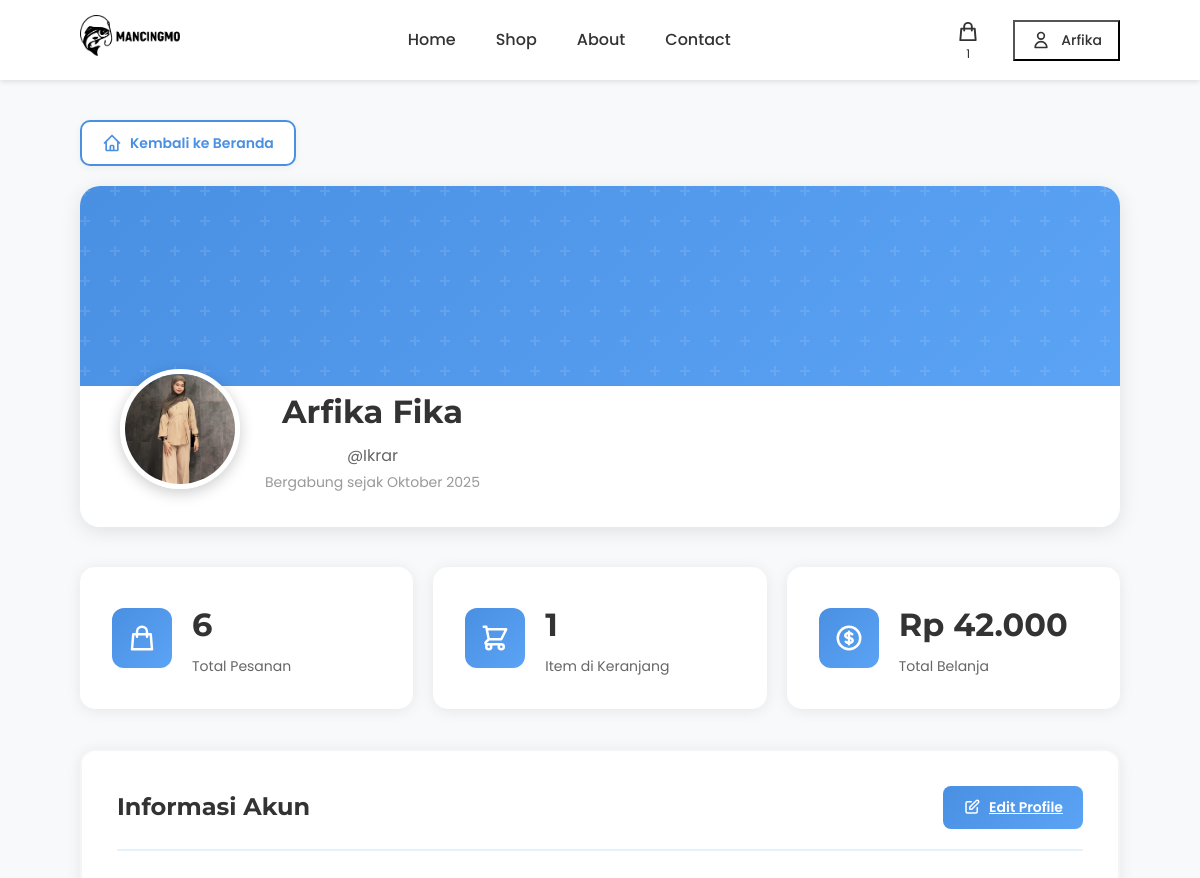
The page /profile/ (signed in, upper part) on the database as committed earlier.
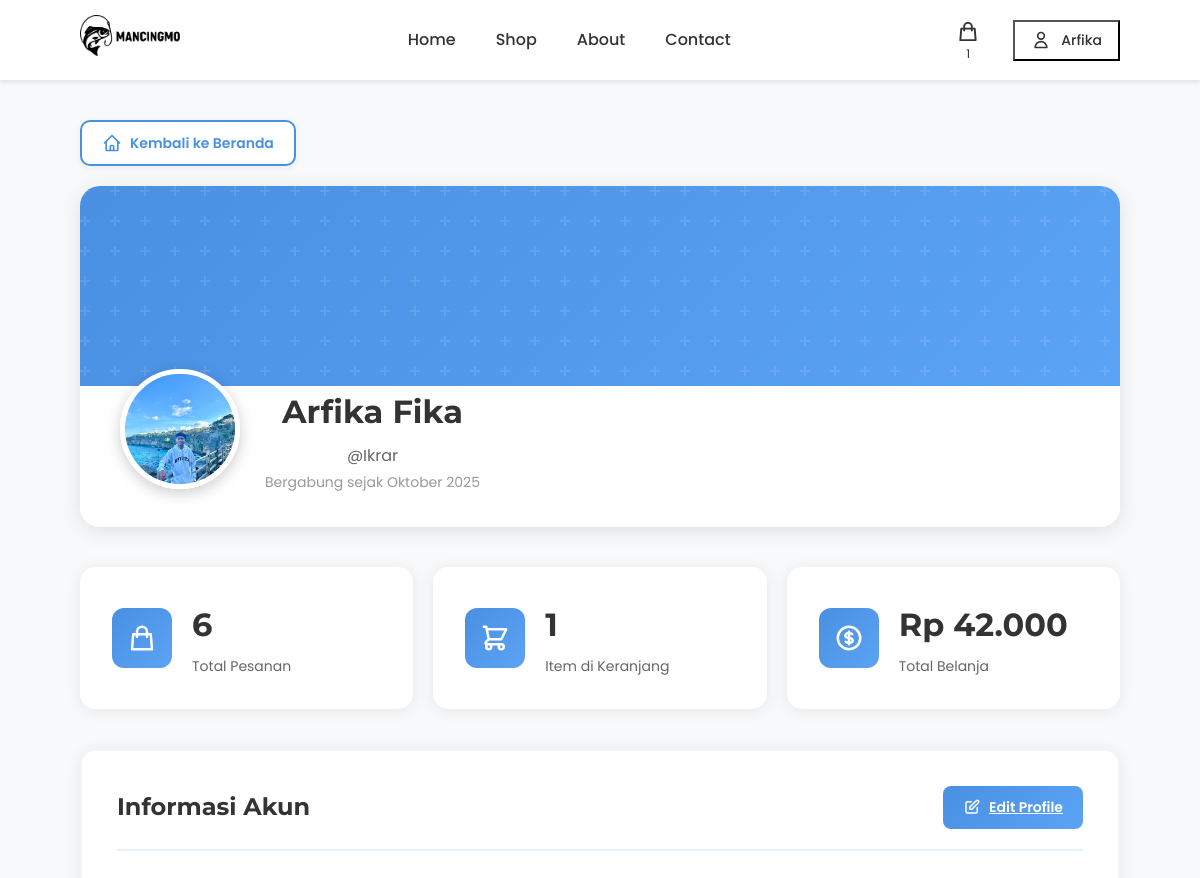
The same page on the database as committed later.
### products/models.py (models this page shows, shortened)
class UserProfile(models.Model):
    GENDER_CHOICES = [
        ('L', 'Laki-laki'),
        ('P', 'Perempuan'),
    ]
    user = models.OneToOneField(User, on_delete=models.CASCADE, related_name='profile', verbose_name="Pengguna")
    photo = models.ImageField(upload_to='profiles/', blank=True, null=True, verbose_name="Foto Profile")
    phone = models.CharField(max_length=20, blank=True, verbose_name="Nomor Telepon")
    whatsapp = models.CharField(max_length=20, blank=True, verbose_name="Nomor WhatsApp")
    birth_date = models.DateField(blank=True, null=True, verbose_name="Tanggal Lahir")
    gender = models.CharField(max_length=1, choices=GENDER_CHOICES, blank=True, verbose_name="Jenis Kelamin")
    address = models.TextField(blank=True, verbose_name="Alamat Lengkap")
    province = models.CharField(max_length=100, blank=True, verbose_name="Provinsi")
    city = models.CharField(max_length=100, blank=True, verbose_name="Kota/Kabupaten")
    district = models.CharField(max_length=100, blank=True, verbose_name="Kecamatan")  # ✅ FIELD BARU
    postal_code = models.CharField(max_length=10, blank=True, verbose_name="Kode Pos")
    bio = models.TextField(blank=True, verbose_name="Bio/Deskripsi")
    created_at = models.DateTimeField(auto_now_add=True, verbose_name="Dibuat Pada")
    updated_at = models.DateTimeField(auto_now=True, verbose_name="Diperbarui Pada")
    class Meta:
        verbose_name = "Profile Pengguna"
        verbose_name_plural = "Profile Pengguna"
        app_label = 'products'
    def get_full_address(self):
        parts = []
        if self.address:
            parts.append(self.address)
        if self.district:
            parts.append(self.district)
        if self.city:
            parts.append(self.city)
        if self.province:
            parts.append(self.province)
        if self.postal_code:
            parts.append(self.postal_code)
        return ", ".join(parts) if parts else "Alamat belum diisi"

### products/views.py (the view)
# urls.py: path('profile/', views.profile, name='profile'),
@login_required
def profile(request):
    user_profile, created = UserProfile.objects.get_or_create(user=request.user)
    recent_orders = Order.objects.filter(user=request.user).order_by('-created_at')[:5]
    total_orders = Order.objects.filter(user=request.user).count()
    try:
        cart = Cart.objects.get(user=request.user)
        cart_items_count = cart.items.count()
    except Cart.DoesNotExist:
        cart_items_count = 0
    total_spending = Order.objects.filter(
        user=request.user,
        status__in=['paid', 'processing', 'shipped', 'delivered']
    ).aggregate(total=Sum('total'))['total'] or 0
    context = {
        'profile': user_profile,
        'recent_orders': recent_orders,
        'total_orders': total_orders,
        'cart_items_count': cart_items_count,
        'total_spending': total_spending,
    }
    return render(request, 'registration/profile.html', context)

### products/models.py (called while the page is built)
    @property
    def unique_items_count(self):
        return self.items.count()

    def get_unique_items_count(self):
        return self.unique_items_count

### templates/registration/profile.html (shortened to what the changed rows need)
{% extends 'base.html' %}
{% load static %}
{% block extra_css %}
<link rel="stylesheet" href="{% static 'css/profile.css' %}">
{% endblock %}
{% block content %}
<div class="profile-container">
    <div class="profile-header">
        <div class="profile-header-content">
            <div class="profile-avatar">
                {% if profile.photo %}
                    <img src="{{ profile.photo.url }}" alt="Profile Photo" style="width: 120px; height: 120px; border-radius: 50%; object-fit: cover; border: 5px solid white; box-shadow: 0 4px 15px rgba(0, 0, 0, 0.2);">
                {% else %}
                    <div class="avatar-circle">
                        {% if user.first_name %}{{ user.first_name|first|upper }}{% else %}{{ user.username|first|upper }}{% endif %}{% if user.last_name %}{{ user.last_name|first|upper }}{% endif %}
                    </div>
                {% endif %}
            </div>
            <div class="profile-info">
                <h1>{% if user.first_name %}{{ user.first_name }} {{ user.last_name }}{% else %}{{ user.username }}{% endif %}</h1>
            </div>
        </div>
    </div>
    <div class="profile-content">
        <div class="profile-section">
            <div class="section-header">
                <h2>Informasi Akun</h2>
            </div>
        </div>
    </div>
</div>
{% endblock %}

Rows that differ between the two databases and show on the page:
changed UserProfile: photo: a different picture
